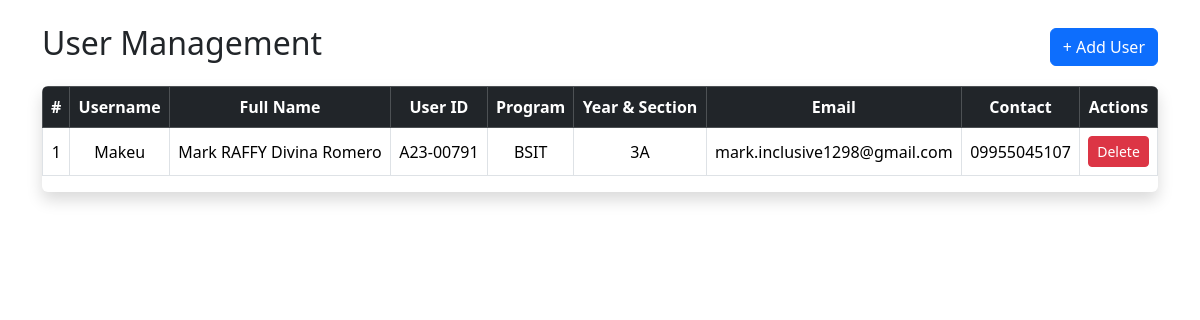
Page /test_admin_users.php on the committed database.
### tables this page shows
CREATE TABLE `users` (
  `id` int(11) NOT NULL,
  `username` varchar(100) NOT NULL,
  `password` varchar(255) NOT NULL,
  `role` enum('User','Admin') DEFAULT 'User',
  `profile_picture` longblob DEFAULT NULL,
  `first_name` varchar(50) NOT NULL,
  `middle_name` varchar(50) DEFAULT NULL,
  `last_name` varchar(50) NOT NULL,
  `extension_name` varchar(10) DEFAULT NULL,
  `user_id` varchar(50) NOT NULL,
  `birth_date` date NOT NULL,
  `gender` enum('Male','Female','Other') NOT NULL,
  `program` varchar(100) NOT NULL,
  `major` varchar(100) DEFAULT 'N/A',
  `strand` varchar(100) DEFAULT 'N/A',
  `address` varchar(255) DEFAULT NULL,
  `year_section` varchar(50) NOT NULL,
  `contact_number` varchar(20) DEFAULT NULL,
  `email_address` varchar(100) NOT NULL,
  `created_at` timestamp NOT NULL DEFAULT current_timestamp(),
  `updated_at` timestamp NOT NULL DEFAULT current_timestamp() ON UPDATE current_timestamp()
);

### test_admin_users.php (the view, shortened to what this page needs)
<?php
include("config.php");
?>
<!doctype html>
<html lang="en">
<head>
    <link href="https://cdn.jsdelivr.net/npm/bootstrap@5.3.2/dist/css/bootstrap.min.css" rel="stylesheet">
</head>
<body>
<div class="container my-4">
    <div class="d-flex justify-content-between align-items-center mb-3">
        <h2>User Management</h2>
        <button class="btn btn-primary" data-bs-toggle="modal" data-bs-target="#addUserModal">+ Add User</button>
    </div>
    <div class="table-responsive shadow rounded">
        <table class="table table-bordered table-hover align-middle">
            <thead class="table-dark text-center">
                <tr>
                    <th>#</th>
                    <th>Username</th>
                    <th>Full Name</th>
                    <th>User ID</th>
                    <th>Program</th>
                    <th>Year & Section</th>
                    <th>Email</th>
                    <th>Contact</th>
                    <th>Actions</th>
                </tr>
            </thead>
            <tbody>
            <?php
            $result = $conn->query("SELECT * FROM users ORDER BY id DESC");
            if ($result->num_rows > 0) {
                $i = 1;
                while ($row = $result->fetch_assoc()) {
                    echo "<tr class='text-center'>";
                    echo "<td>{$i}</td>";
                    echo "<td>{$row['username']}</td>";
                    echo "<td>{$row['first_name']} {$row['middle_name']} {$row['last_name']} {$row['extension_name']}</td>";
                    echo "<td>{$row['user_id']}</td>";
                    echo "<td>{$row['program']}</td>";
                    echo "<td>{$row['year_section']}</td>";
                    echo "<td>{$row['email_address']}</td>";
                    echo "<td>{$row['contact_number']}</td>";
                    echo "<td>
                        <a href='?delete={$row['id']}' onclick='return confirm(\"Delete this user?\")' class='btn btn-sm btn-danger'>Delete</a>
                    </td>";
                    echo "</tr>";
                    $i++;
                }
            } else {
                echo "<tr><td colspan='9' class='text-center text-muted'>No users found</td></tr>";
            }
            ?>
            </tbody>
        </table>
    </div>
</div>
</body>
</html>

### rows in the picture
users: username "Makeu", first_name "Mark RAFFY", middle_name "Divina", last_name "Romero", user "A23-00791", program "BSIT", year_section "3A", email_address "mark.inclusive1298@gmail.com", contact_number "09955045107"
